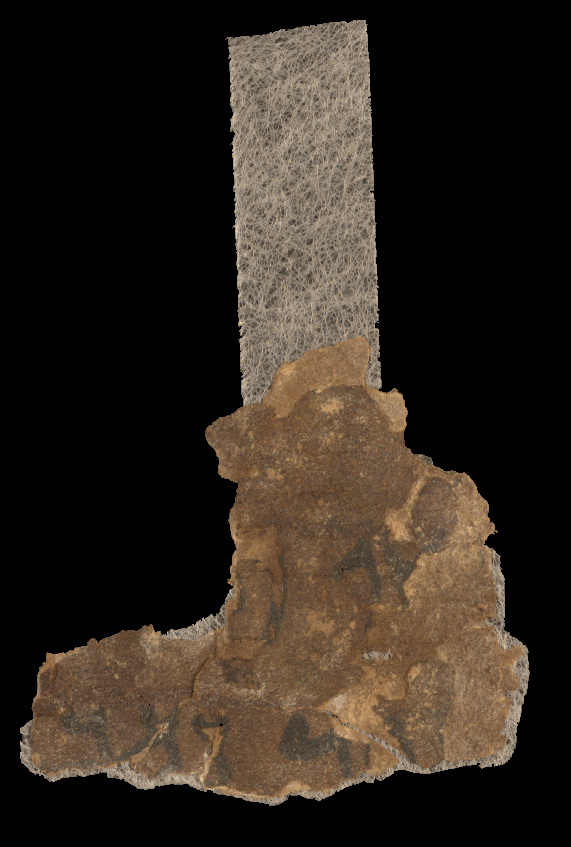
#> input picture grabcut_segmentation_by_adiel_ben_shalom/output/DSS_Fragments/fragments/417/417-Fg003-R-C01-R01-D29042013-T152419-LR445_ColorCalData_IAA_Both_CC110304_110702.png, 571 x 847 px
$ python -i remove_jp_paper.py   (imports and definitions only)
#> lines starting #> are read from the running program, lines starting #| are printed output that depends on the picture; after the words box and inside, x2 and y2 are one past the last pixel; in counts of white or black regions, pixels touching at a corner belong together
import os
import cv2
import numpy as np
from numpy.core.numeric import zeros_like
from scipy.io.matlab.mio import mat_reader_factory
from scipy.io.matlab.mio5 import MatFile5Reader
from scipy.io.matlab.miobase import get_matfile_version
from sklearn.cluster import KMeans
import matplotlib.pyplot as plt
from skimage.measure import label
from skimage.morphology import binary_closing


def remove_jp_paper(fragment_full_path, **kwargs):
    """removes japanese paper from fragment and save to new file

    Parameters
    ----------
    input_image : str
        The full path to the fragment image (.png file)
    kwargs : array tupple
        settings struct (see param_segmentation.json)

    Returns
    -------
        The method writes the fragment without the japanese paper to a new image file
        The path to the new image file is taken from settings struct kwargs "s_frag_no_jp_path"
    """
    img_name = fragment_full_path.split('/')[-1]
    plate_num=img_name.split('-')[0]
    output_dir=kwargs.get('s_output_dir')

    if not os.path.exists(fragment_full_path):
        return

    Abgr = cv2.imread(fragment_full_path)
#> Abgr is the input picture: shape (847, 571, 3); mean B, G, R 30.1, 38.7, 47.3


    A = cv2.cvtColor(Abgr, cv2.COLOR_BGR2RGB)
    Ag = cv2.cvtColor(A, cv2.COLOR_RGB2GRAY)
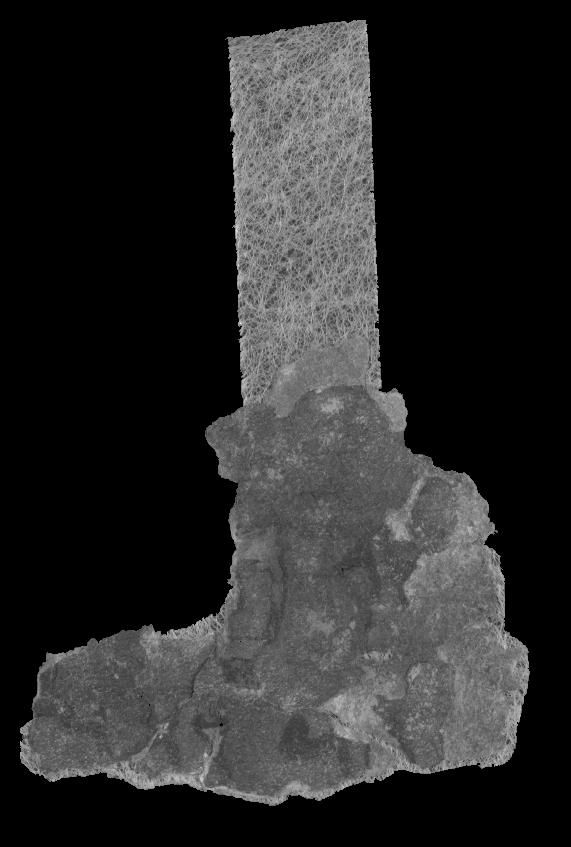
#> Ag: shape (847, 571); min 0, max 229, mean 40.3
    maskA = Ag != 0
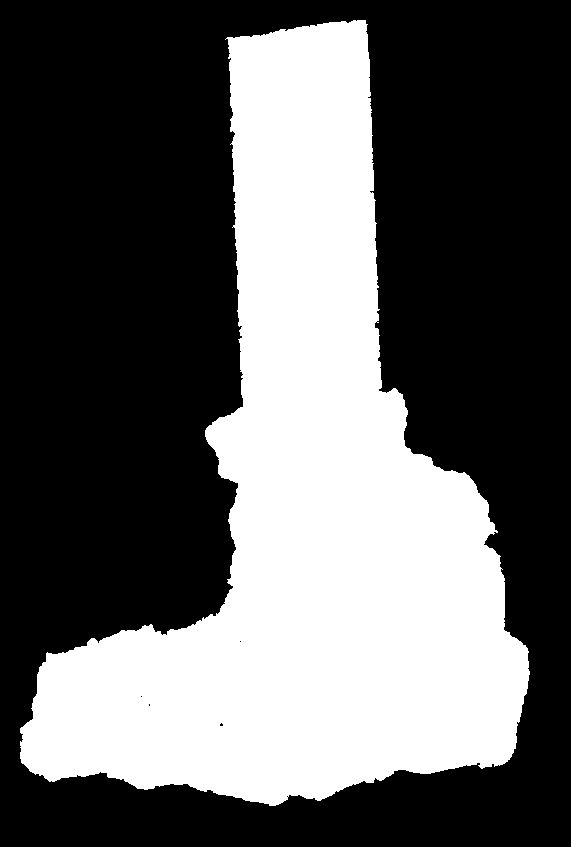
#> maskA: shape (847, 571) bool; 37.6% white; 1 white region, box (x1, y1, x2, y2) and area: (20, 20, 530, 806) 182035
    lab_he = cv2.cvtColor(A, cv2.COLOR_RGB2LAB)
#> lab_he: shape (847, 571, 3); mean of channels 0, 1, 2 43.2, 130.2, 134.2
    Ahsv = cv2.cvtColor(A, cv2.COLOR_RGB2HSV)
#> Ahsv: shape (847, 571, 3); mean H, S, V 5.7, 35.6, 47.3
    ab = Ahsv.astype(np.float64)
#> ab: shape (847, 571, 3) float64; mean H, S, V 5.7, 35.6, 47.3

    Ifrag = Ag != 0
    ab_frag=ab[Ifrag]

    nColors = 5
    #repeat the clustering 3 times to avoid local minima
    kmeans = KMeans(n_clusters=nColors, random_state=0).fit(ab_frag)
    cluster_idx = kmeans.labels_
    cluster_center = kmeans.cluster_centers_
#> cluster_center = [[14.12, 125.8, 114.9], [15.48, 112.4, 150.2], [17.03, 53.22, 148.9], [14.06, 104, 106.7], [15.5, 64.98, 98.82]]

    pixel_labels = np.zeros(ab.shape[:2])
    pixel_labels[Ifrag] = cluster_idx + 1
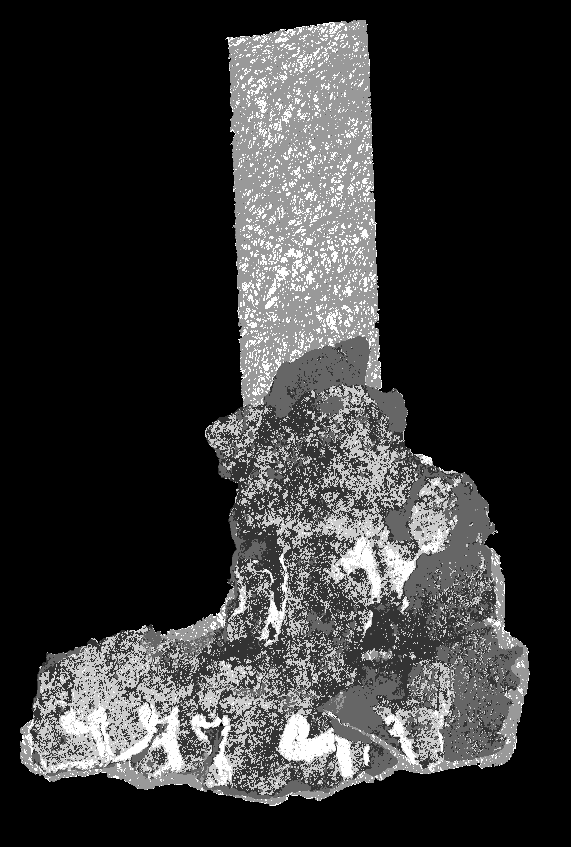
#> pixel_labels: shape (847, 571) float64; min 0, max 5, mean 1.04; drawn with min black and max white
    pixel_labels_frag = pixel_labels[Ifrag]
    #pixel_labels = np.reshape(pixel_labels,(nrows,ncols))

    #compute mean luminance of clusters
    #L=reshape(lab_he(:,:,1),nrows*ncols,1);
    L = lab_he
    In = {}
    for c_index in range(1, nColors + 1):
        In[c_index] = np.where(pixel_labels==c_index)
#> after the loop, In = 5 items
    # [4 lines of commented-out code are left out]
    jpIndex = findJpBySVMmodel(ab_frag,pixel_labels_frag,**kwargs)
    if len(jpIndex)==0:
        return

    pixel_labels1=np.zeros_like(pixel_labels)
    pixel_labels1[Ifrag] = 1
    for kk in range(len(jpIndex)):
        pixel_labels1[In[jpIndex[kk]]]=0

    largestCC = getLargestCC(pixel_labels1)
    filled = binary_closing(largestCC)

    output_image = Abgr * filled[..., np.newaxis]
    output_image = np.concatenate((output_image, filled[..., np.newaxis].astype(np.uint8) * 255), axis=-1)

    full_output_dir=os.path.join(output_dir, kwargs.get('s_frag_no_jp_path'),plate_num)
    if not os.path.exists(full_output_dir):
        os.makedirs(full_output_dir)

    #cv2.imwrite(os.path.join(output_dir, kwargs.get('s_frag_no_jp_path'),plate_num,fragment_full_path.split('/')[-1]), output_image)
    output_nojp_filename=os.path.join(full_output_dir,img_name)
    cv2.imwrite(output_nojp_filename, output_image)

    # _, axes = plt.subplots(1, 5, sharex=True, sharey=True)
    # axes[0].imshow(A)
    # axes[1].imshow(pixel_labels)
    # axes[2].imshow(Ahsv)
    # axes[3].imshow(pixel_labels1)
    # axes[4].imshow(largestCC)
    # plt.show()

    print('remove_jp_paper done')


def getLargestCC(segmentation):
    labels = label(segmentation)
    assert( labels.max() != 0 ) # assume at least 1 CC
    largestCC = labels == np.argmax(np.bincount(labels.flat)[1:])+1
    return largestCC


def findJpBySVMmodel(ab_frag,pixel_labels_frag,**kwargs):
    jpIndex=[]
    # mat_file = '/home/itai/work/Adiel/JP_SVM_MODEL.mat'
    # mat_vars = scipy.io.loadmat(mat_file)
    mdl_beta = np.array([0.200024325764479, -0.202698672392475, 0.027450980391938])
    mdl_bias = 0.004912055360112
    score = ab_frag.dot(mdl_beta) + mdl_bias
    labelIdx = (score > 0).astype(np.float32)
    all_Clusters = np.unique(pixel_labels_frag)
#> all_Clusters = [1, 2, 3, 4, 5]
    mean_scores = []
    for cluster in all_Clusters:
        mean_scores.append(np.mean(labelIdx[pixel_labels_frag == cluster]))
#> this loop made 5 passes
#> after the loop, mean_scores = [0, 0, 0.0476, 0, 0.00889]
    meanScores = np.stack(mean_scores)
#> meanScores = [0, 0, 0.0476, 0, 0.00889]

    # in svm model 0=parchment and letters 1=japanese paper
    jp_svm_threshold=kwargs.get('s_jp_svm_threshold')
#> (the run stopped early here; a loop or call above may not have finished)
